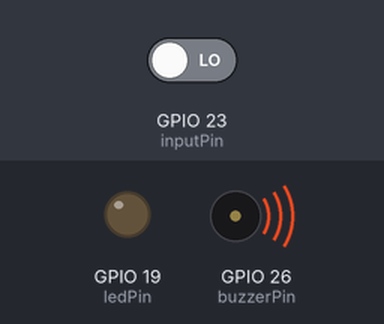
A sketch run on a simulated ESP32. Parts: output pins drawn as LEDs (lit = HIGH), buzzer (waves = sounding, pin HIGH). Dashed ring = blinking. The inputs (shaded band) are chosen by the test bench; at power-on: GPIO 23 (inputPin) LOW.

Above: at 1.2 s.
1.3 s: GPIO 23 (inputPin) driven HIGH
At 1.75 s:
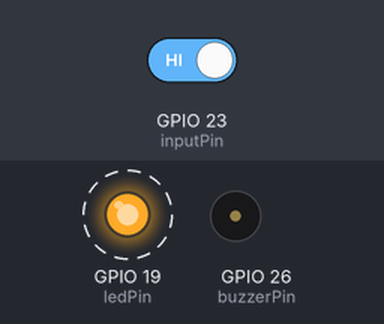
4.3 s: GPIO 23 (inputPin) driven LOW
At 4.3 s:
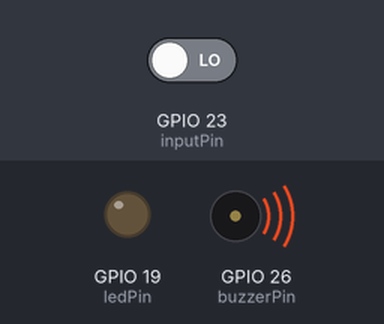
Timing chart, 0 to 7.3 s (numbered marks = the images above; inputs shaded):
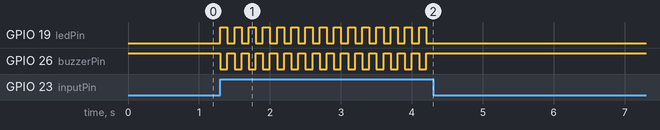

The sketch:

motion_alarm.ino
```cpp
int ledPin = 19; // LED light to show if the PIR works
int inputPin = 23; // Pin 23 is gonna read the PIR input
int val = 0;
int wait = 100;
const int buzzerPin = 26;
void setup() {
  // put your setup code here, to run once:
  pinMode(ledPin, OUTPUT);
  pinMode(inputPin, INPUT_PULLDOWN);
  pinMode(buzzerPin, OUTPUT);
  digitalWrite(buzzerPin, HIGH); // OFF
}

void loop() {
  // put your main code here, to run repeatedly:
  val = digitalRead(inputPin);
  if (val == HIGH){
    digitalWrite(ledPin, HIGH);
    digitalWrite(buzzerPin, LOW);  // ON
    delay(wait);
    digitalWrite(ledPin, LOW);
    digitalWrite(buzzerPin, HIGH); // OFF
    delay(wait);
  }
  else{
    digitalWrite(ledPin, LOW);
    digitalWrite(buzzerPin, HIGH); // Buzzer OFF
   }
  }
```

Measured:
- after the input at 1.3 s, GPIO 19 (ledPin), GPIO 26 (buzzerPin): alternates HIGH for 0.10 s and LOW for 0.10 s, starting at once
- after the input at 4.3 s, GPIO 19 (ledPin): stops changing and stays LOW; GPIO 26 (buzzerPin): stops changing and stays HIGH
